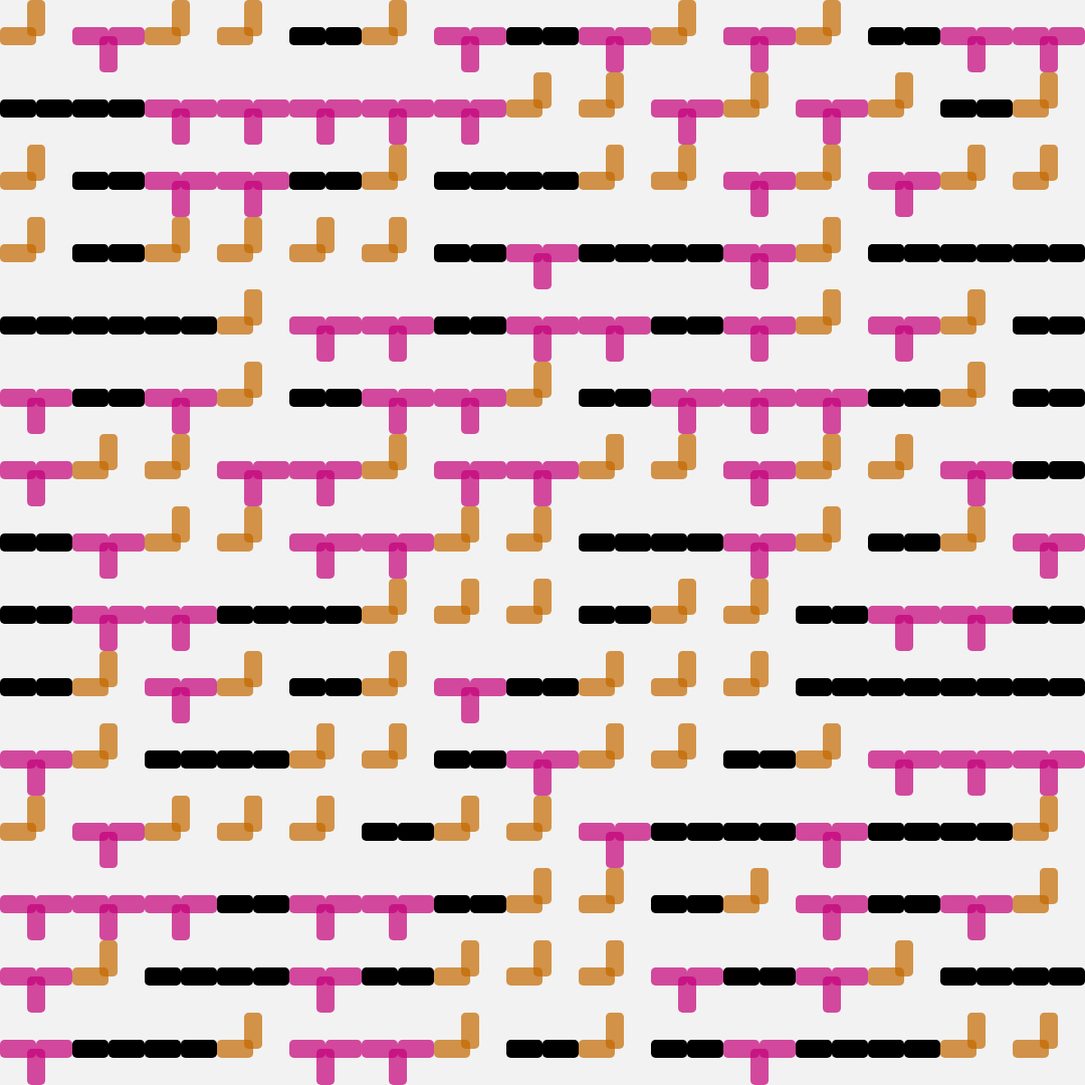
Frame 1 (no input)
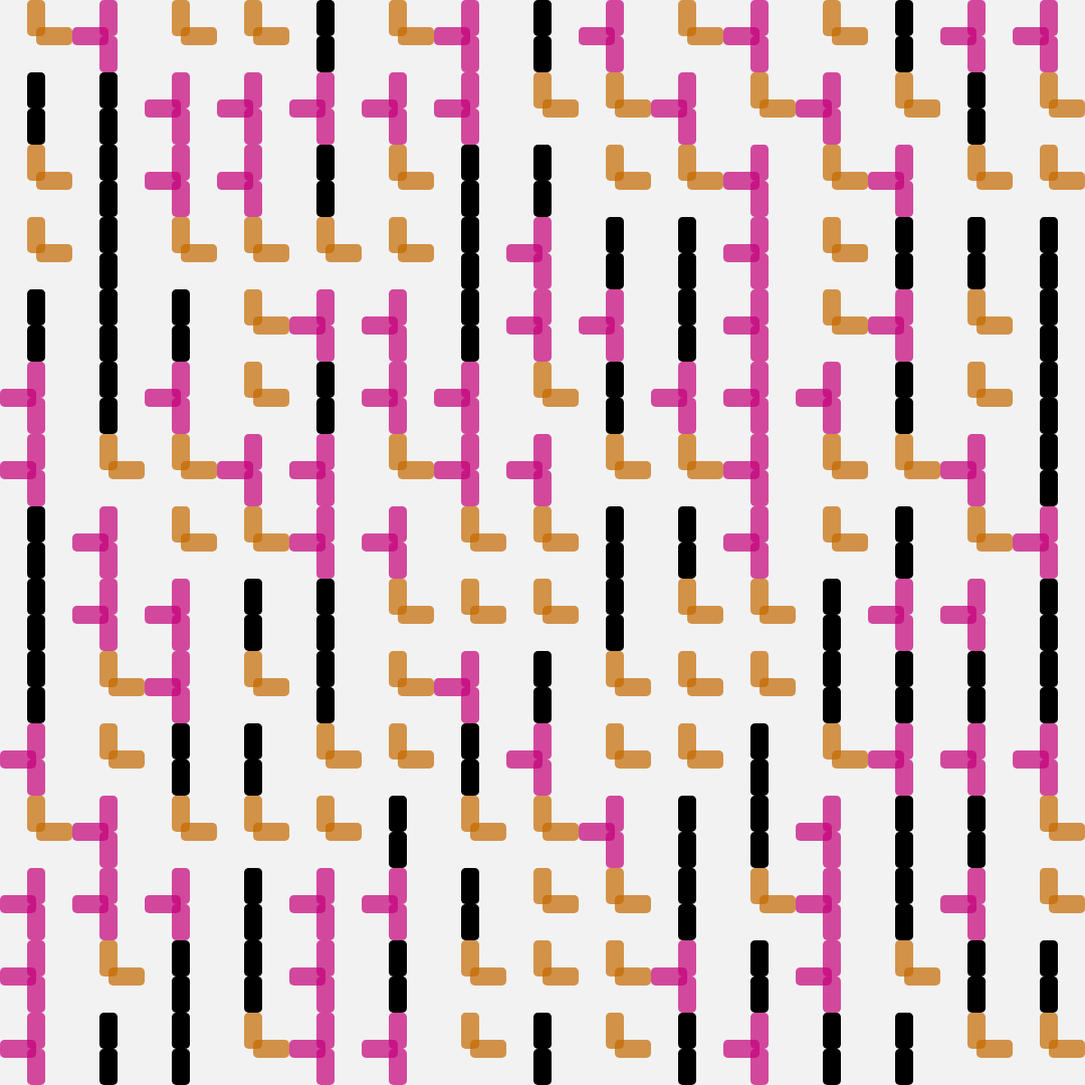
Frame 60 (no input)
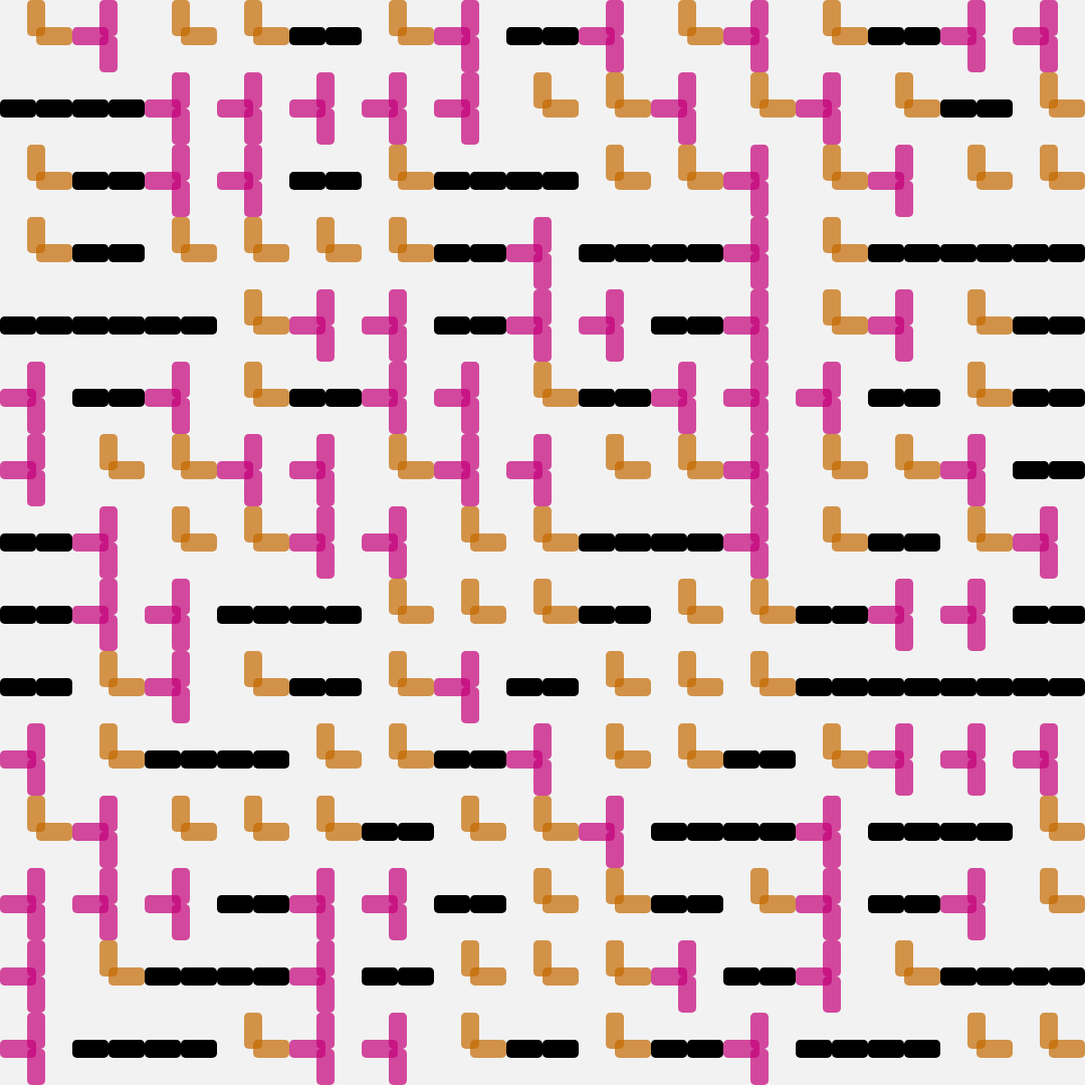
Frame 120 (the mouse pressed at the canvas centre since frame 60)

The p5.js sketch that drew these frames (run headless with seeded random() and noise() and a simulated clock; from frame 60 on, the mouse is pressed at the canvas centre):

// p5.js sketch
// ── sketch.js
let canvas
let gridXAmount = 15
let gridYAmount = 15
let tileWidth, tileHeight
let color1, color2, color3, color4
let a, b, trans1, trans2
let mazeTiles = []
let timers = [0, 0, 0]
const timerSpeeds = [0.03, 0.03, 0.03]
const timerWaits = [2, 4, 5]
let pattern1 = "0101"
let pattern2 = "0111"
let pattern3 = "1001"

class mazeTile {
  constructor(x, y, timer, color, doorString) {
    this.x = x;
    this.y = y;
    this.timer = timer;
    this.color = color;
    this.doorString = doorString;
  }
}

function setup() {
  angleMode(DEGREES)
  rectMode(CORNERS)
  createCanvas(1200, 1200)
  tileWidth = height / gridXAmount
  tileHeight = width / gridYAmount
  colorMode(HSB, 360, 100, 100, 100)
  color1 = color(0, 0, 0, 100)
  color2 = color(323, 100, 77, 70)
  color3 = color(32, 100, 77, 70)
  color4 = color(123, 100, 77, 30)
  frameRate(60)
  a = tileWidth / 4
  b = tileHeight / 2
  trans1 = a / 2
  trans2 = b - a / 2
  createInitialGrid()
  // noLoop()
}

function draw() {
  background(0, 0, 95, 100)
  strokeWeight(0)
  a1x = 50
  a1y = 50
  b1x = a1x + a
  b1y = a1y + b
  mazeTiles.forEach(tile => {
    drawMazeTile(tile)
  })
  timerCheck()
}

function drawMazeTile(tile) {
  for (let i = 0; i < 4; i++) {
    fill(tile.color)
    if (i == 0 && tile.doorString.charAt(i) == 1) {
      let topLeftX = tileWidth * (tile.x + 0.5) - a / 2
      let topLeftY = tileHeight * (tile.y)
      let bottomRightX = tileWidth * (tile.x + 0.5) + a / 2
      let bottomRightY = tileHeight * (tile.y + 0.5)
      rectTransform(topLeftX, topLeftY, bottomRightX, bottomRightY, 0, tile.timer)
    }
    if (i == 1 && tile.doorString.charAt(i) == 1) {
      let topLeftX = tileWidth * (tile.x + 0.5)
      let topLeftY = tileHeight * (tile.y + 0.5) - a / 2
      let bottomRightX = tileWidth * (tile.x + 1)
      let bottomRightY = tileHeight * (tile.y + 0.5) + a / 2
      rectTransform(topLeftX, topLeftY, bottomRightX, bottomRightY, 1, tile.timer)
    }
    if (i == 2 && tile.doorString.charAt(i) == 1) {
      let topLeftX = tileWidth * (tile.x + 0.5) - a / 2
      let topLeftY = tileHeight * (tile.y + 0.5)
      let bottomRightX = tileWidth * (tile.x + 0.5) + a / 2
      let bottomRightY = tileHeight * (tile.y + 1)
      rectTransform(topLeftX, topLeftY, bottomRightX, bottomRightY, 2, tile.timer)
    }
    if (i == 3 && tile.doorString.charAt(i) == 1) {
      let topLeftX = tileWidth * (tile.x)
      let topLeftY = tileHeight * (tile.y + 0.5) - a / 2
      let bottomRightX = tileWidth * (tile.x + 0.5)
      let bottomRightY = tileHeight * (tile.y + 0.5) + a / 2
      rectTransform(topLeftX, topLeftY, bottomRightX, bottomRightY, 3, tile.timer)
    }
  }
}

function rectTransform(x1, y1, x2, y2, orentation, timerNumber) {
  if (orentation === 0) {
    rect(
      easymoney(timers[timerNumber], x1, trans1, 1),
      easymoney(timers[timerNumber], y1, trans2, 1),
      easymoney(timers[timerNumber], x2, trans2, 1),
      easymoney(timers[timerNumber], y2, trans1, 1),
      5
    )
  }
  if (orentation === 1) {
    rect(
      easymoney(timers[timerNumber], x1, -trans1, 1),
      easymoney(timers[timerNumber], y1, trans1, 1),
      easymoney(timers[timerNumber], x2, -trans2, 1),
      easymoney(timers[timerNumber], y2, trans2, 1),
      5
    )
  }
  if (orentation === 2) {
    rect(
      easymoney(timers[timerNumber], x1, -trans2, 1),
      easymoney(timers[timerNumber], y1, -trans1, 1),
      easymoney(timers[timerNumber], x2, -trans1, 1),
      easymoney(timers[timerNumber], y2, -trans2, 1),
      5
    )
  }
  if (orentation === 3) {
    rect(
      easymoney(timers[timerNumber], x1, trans2, 1),
      easymoney(timers[timerNumber], y1, -trans2, 1),
      easymoney(timers[timerNumber], x2, trans1, 1),
      easymoney(timers[timerNumber], y2, -trans1, 1),
      5
    )
  }
}

function timerCheck() {
  for (let i = 0; i < timers.length; i++) {
    timers[i] += timerSpeeds[i]
    if (timers[i] > timerWaits[i]) {
      mazeTiles.forEach(tile => {
        if (tile.timer === i) {
          tile.doorString = tile.doorString.charAt(3) + tile.doorString.slice(0,3)
        }
      })
      timers[i] = 0
    }
  }
}

// https://spicyyoghurt.com/tools/easing-functions
function easymoney(t, b, c, d) {
  if (t > d) {
    return b+c
  }
  // var s = 1.70158;
  // var p = 0;
  // var a = c;
  // if (t == 0) return b;
  // if ((t /= d / 2) == 2) return b + c;
  // if (!p) p = d * (.3 * 1.5);
  // if (a < Math.abs(c)) {
  //   a = c;
  //   var s = p / 4;
  // }
  // else var s = p / (2 * Math.PI) * Math.asin(c / a);
  // if (t < 1) return -.5 * (a * Math.pow(2, 10 * (t -= 1)) * Math.sin((t * d - s) * (2 * Math.PI) / p)) + b;
  // return a * Math.pow(2, -10 * (t -= 1)) * Math.sin((t * d - s) * (2 * Math.PI) / p) * .5 + c + b;

  if ((t /= d / 2) < 1) return c / 2 * t * t * t * t * t + b;
  return c / 2 * ((t -= 2) * t * t * t * t + 2) + b;

  // //0.03 SPEEDS
  // return -c * (Math.sqrt(1 - (t /= d) * t) - 1) + b;
}

function createInitialGrid() {
  for (let i = 0; i < gridXAmount; i++) {
    for (let j = 0; j < gridYAmount; j++) {
      let timerChoice = int(random(0, timers.length))
      let randomString = ""
      for (let s = 0; s < 4; s++) {
        let rng = random(2)
        randomString += rng > 0.81 ? "1" : "0"
      }
      if (timerChoice === 0) {
        mazeTiles.push(new mazeTile(i, j, timerChoice, color1, pattern1))
      }
      if (timerChoice === 1) {
        mazeTiles.push(new mazeTile(i, j, timerChoice, color2, pattern2))
      }
      if (timerChoice === 2) {
        mazeTiles.push(new mazeTile(i, j, timerChoice, color3, pattern3))
      }
      if (timerChoice === 3) {
        mazeTiles.push(new mazeTile(i, j, timerChoice, color1, pattern1))
      }
    }
  }
}
